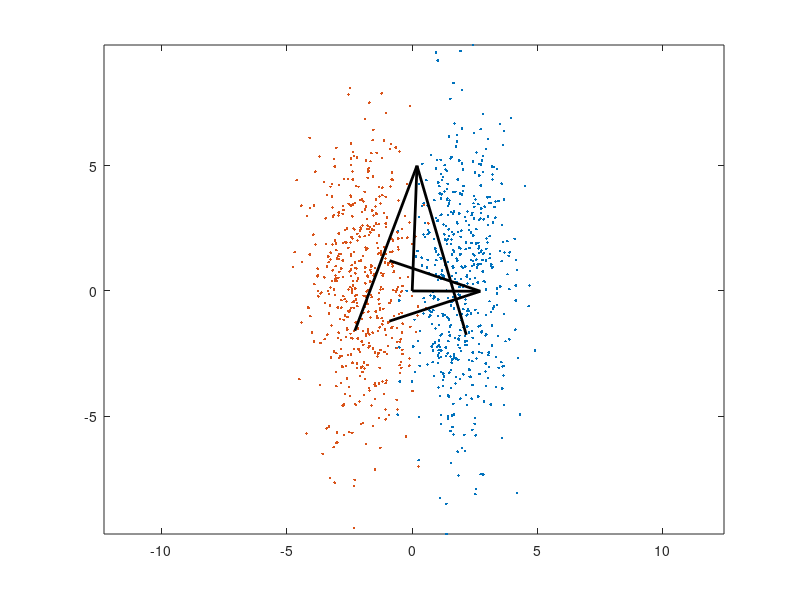

This figure's MATLAB source:
%% initializaiton
clc;
close all;
clear;
alpha = 2;
s = 10;
mu1 = [alpha 0];
mu2 = -mu1;
sigma = [1 0;0 s];
A = mvnrnd(mu1, sigma, 500);
B = mvnrnd(mu2, sigma, 500);
figure
plot(A(:,1),A(:,2),'.', B(:,1),B(:,2),'.')
axis equal
%% PCA
[U,S,V] = svd([A;B]);
hold on
quiver(0,0,V(1,1)*5,V(2,1)*5,0,'linewidth',2,'MaxHeadSize',0.8,'color','k')
%% LDA
w = (cov(A)+cov(B))\(mean(A)'-mean(B)');
hold on
quiver(0,0,w(1)*1.4,w(2)*1.4,0,'linewidth',2,'MaxHeadSize',0.8,'color','k')
